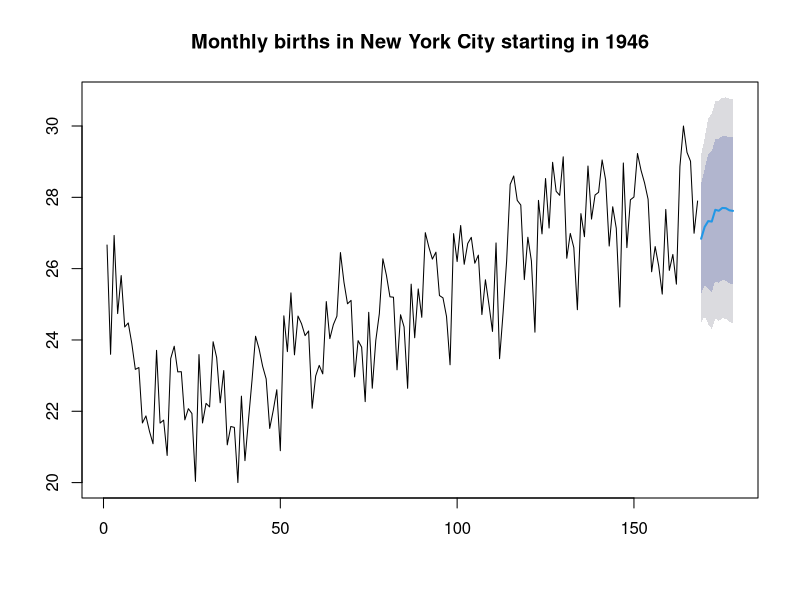

This chart was generated by the following R code: (Note: this script raises an error after producing the figure.)
library(XML)
library(xts)
library(forecast)
library(ggplot2)

# BIRTHS
births <- read.csv(file='monthly-new-york-city-births-unk.csv', header=T, col.names=c('month','births'))
fit <- auto.arima(as.vector(births[,2]))
plot(forecast(fit,10), main='Monthly births in New York City starting in 1946')  #standard plot
#Series: as.vector(births[, 2]) 
#ARIMA(4,1,3)                    
#
#Coefficients:
#         ar1     ar2      ar3      ar4      ma1     ma2     ma3
#      0.4918  0.6102  -0.2806  -0.5472  -1.2276  0.0361  0.5153
#s.e.  0.1142  0.1140   0.0560   0.0877   0.1165  0.2000  0.1115
#
#sigma^2 estimated as 1.187:  log likelihood=-251.26
#AIC=518.39   AICc=519.3   BIC=543.33

# UNRULY PASSENGERS
url2 <- 'http://www.faa.gov/data_research/passengers_cargo/unruly_passengers/'
X <- readHTMLTable(url2, header=T, stringsAsFactors=FALSE)[[1]]
unruliness <- as.xts(as.numeric(X[-19,2]), order.by = as.Date(X[-19,1], format="%Y"))

nobs <- length(unruliness[,1])
fit <- auto.arima(as.vector(unruliness), xreg=1:nobs-1, ic="bic") # (1,0,0)
fore <- predict(fit, 10, newxreg=(nobs+1):(nobs+10))
#Series: as.vector(unruliness) 
#ARIMA(1,0,0) with non-zero mean 
#
#Coefficients:
#         ar1  intercept  1:nobs - 1
#      0.7464   212.4001     -2.5713
#s.e.  0.1579    55.9264      4.9262
#
#sigma^2 estimated as 1669:  log likelihood=-92.73
#AIC=193.45   AICc=196.53   BIC=197.01

#fit <- auto.arima(as.vector(unruliness)) # (0,1,0) random walk
#fore <- predict(fit, 10)

# Prettier graph
dates <- seq(index(last(unruliness)), by="year", length.out=11)
pred <- xts(fore$pred,dates[-1])
uconf <- xts((fore$pred + 1.96*fore$se),dates[-1])
lconf <- xts((fore$pred - 1.96*fore$se),dates[-1])

yvars <- merge(unruliness,pred,uconf,lconf)
yvars[length(unruliness),] <- coredata(last(unruliness)) # link to now.

plotdat <- data.frame(
  Series = as.numeric(yvars[,1]),
  Forecast = as.numeric(yvars[,2]),
  LowerBound = as.numeric(yvars[,3]),
  UpperBound = as.numeric(yvars[,4]),
  date = index(yvars))

f1 <- ggplot(plotdat, aes(x=date) ) +
    geom_line(aes(y = Series), size=1.1, colour="black") +
    theme_bw() +
    geom_smooth(aes(y = Forecast, ymin = LowerBound, ymax = UpperBound), stat="identity", alpha=0.20) +
    geom_line(aes(y = Forecast), colour="red", size=0.90) +
    geom_line(aes(y = LowerBound), colour="red", size=0.25, linetype="longdash") +
    geom_line(aes(y = UpperBound), colour="red", size=0.25, linetype="longdash") +
    opts(title="FAA's Count of Unruly Passengers")
print(f1)
